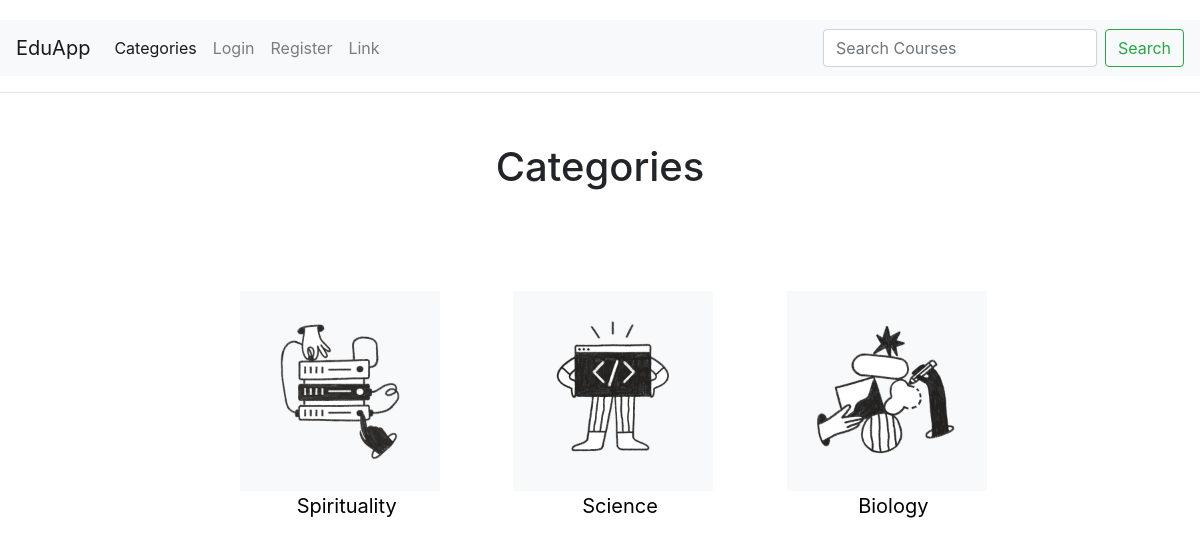
/categories/, run on an earlier commit of the app's database.
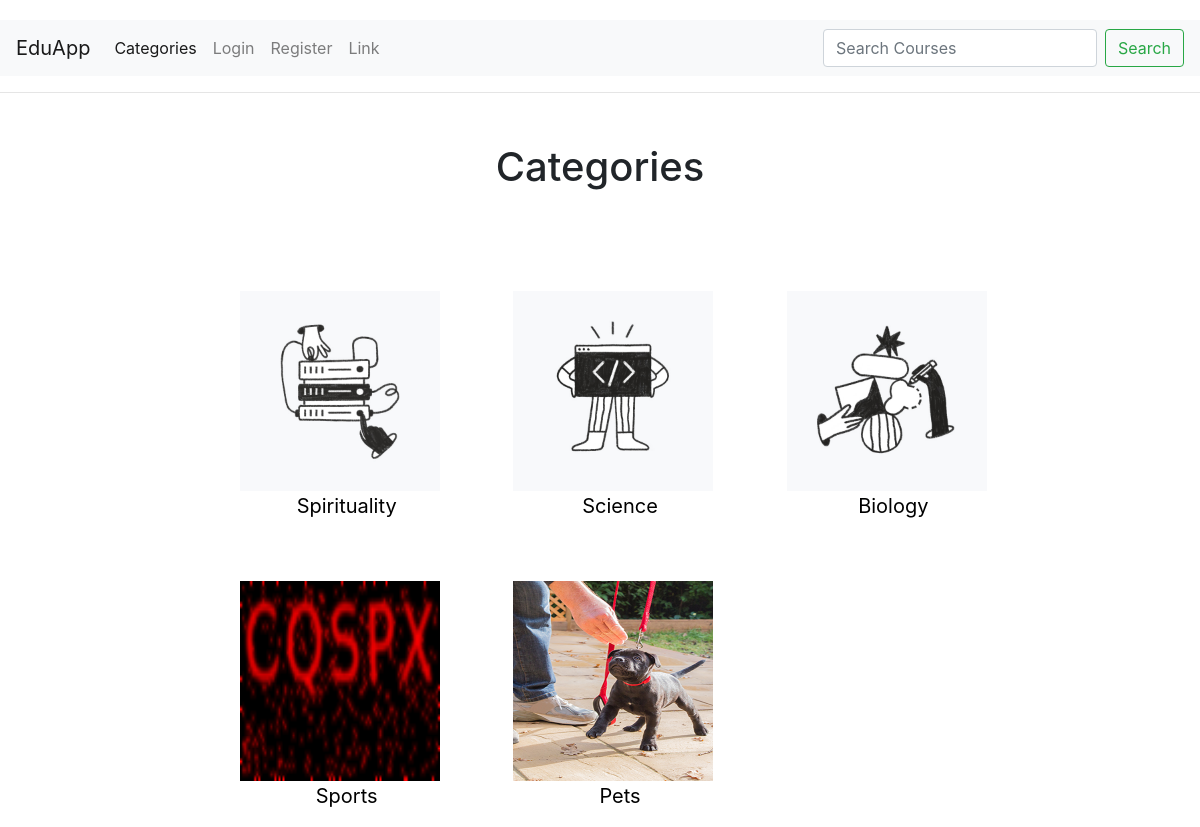
And on a later commit of the database.
### app1/models.py (models this page shows, shortened)
class Category(models.Model):
    name = models.CharField(max_length=150)
    slug = models.SlugField(max_length=50, null=True, blank=True)
    thumbnail = models.ImageField(upload_to='category_bgimage', null=True, blank=True)
    def __str__(self):
        return self.name
    def get_absolute_url(self):
        return reverse('categoryview', kwargs={'slug': self.slug})

### app1/views.py (the view)
# urls.py: path('categories/', views.categories, name='categories'),
def categories(request):
    categories = Category.objects.all()
    return render(request, 'app1/category.html', {'categories': categories, 'title': "Categories"})

### app1/templates/app1/category.html (shortened to what this page needs)
{% extends 'base_layout.html' %}
{% block content %}
<hr>
<h1 style="text-align: center;margin-top: 50px;margin-bottom: 50px;">Categories</h1>
<div class="categories-container">
    <div class="categories-list">
        <ul class="categories-ul">
            {% for category in categories %}
            <div>
                <a href="{{category.get_absolute_url}}" class="cat">
                    <div class="category-bgimage">
                        <img src="{{category.thumbnail.url}}" alt="Thumbnail" width="200" height="200">
                    </div>
                    <li style="text-align: center;font-size: 20px;"><a style="color: black;"
                                                                       href="{{category.get_absolute_url}}">{{category}}</a>
                    </li>
                </a>
            </div>
            {% endfor %}
        </ul>
    </div>
</div>
{% endblock %}

### templates/base_layout.html (shortened to what this page needs)
{% load static %}
<html lang="en">
<head>
    <link rel="stylesheet" href="https://maxcdn.bootstrapcdn.com/bootstrap/4.0.0/css/bootstrap.min.css"
>
    <link rel="stylesheet" href="{% static 'style.css' %}">
</head>
<body>
<nav class="navbar navbar-expand-lg navbar-light bg-light">
    <a class="navbar-brand" href="{% url 'home'%}">EduApp</a>
    <div class="collapse navbar-collapse" id="navbarTogglerDemo02">
        <ul class="navbar-nav mr-auto mt-2 mt-lg-0">
            <li class="nav-item active">
                <a class="nav-link" href="{% url 'categories' %}">Categories <span class="sr-only">(current)</span></a>
            </li>
            {% if user.is_authenticated %}
            <li class="nav-item">
                    <form action="{% url 'logout' %}" method="POST">
                        {% csrf_token %}
                        {{form.as_p}}
                        <input type="submit" value="Logout">
                    </form>
            </li>
            {% else %}
            <li class="nav-item">
                <a class="nav-link" href="{% url 'login' %}">Login</a>
            </li>
            <li class="nav-item">
              <a class="nav-link" href="{% url 'register' %}">Register</a>
            </li>
            {% endif %}
            <li class="nav-item">
                <a class="nav-link" href="#">Link</a>
            </li>
        </ul>
        <form class="form-inline my-2 my-lg-0">
            <input class="form-control mr-sm-2" type="search" placeholder="Search Courses">
            <button class="btn btn-outline-success my-2 my-sm-0" type="submit">Search</button>
        </form>
    </div>
</nav>
{% block content %}
{% endblock %}
</body>
</html>

### app1/static/style.css (style rules this page uses)
* { box-sizing: border-box; }
body { height:100%; width:100%; padding:0%; margin:0%; }
body { margin-top:20px; }
.categories-list { width: 800px; }
.categories-container { display: flex; justify-content: center; margin-top: 100px; }
.categories-ul { display: grid; grid-template-columns: auto auto auto; gap: 60px; list-style-type: none; }

What changed in the data, as far as the page shows it:
added Category: thumbnail (picture), name "Sports"
added Category: thumbnail (picture), name "Pets"
